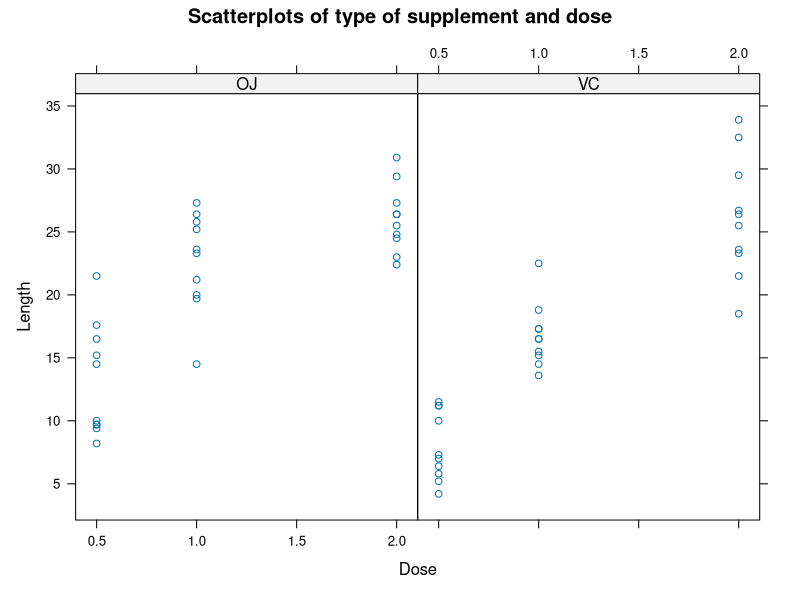
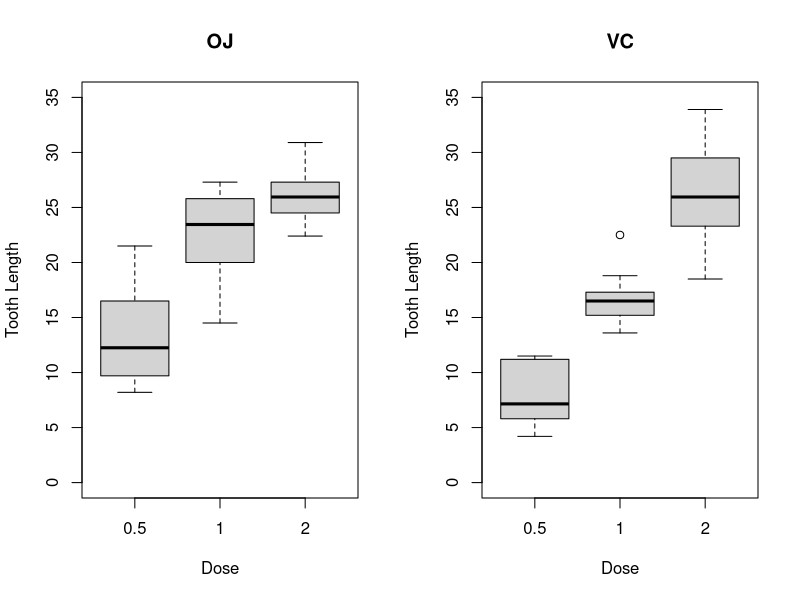

Generate these figures, in order, with R:
## ---- chunk 1
# Loading libraries
library(datasets)
library(lattice)

# Loading the data
data(ToothGrowth)
## ---- chunk 2
# Struture presentation
str(ToothGrowth)
## ---- chunk 3
# Number of rows
nrow(ToothGrowth)
## ---- chunk 4
# Head of the dataset
head(ToothGrowth)
## ---- chunk 5
# Tail of the dataset
tail(ToothGrowth)
## ---- chunk 6
# Summary
summary(ToothGrowth)
## ---- chunk 7
# Scatterplot
xyplot(len~dose|supp, ToothGrowth,
       main="Scatterplots of type of supplement and dose",
       ylab="Length", xlab="Dose")
## ---- chunk 8
# Separating the two diferent delivery methods
oj <- levels(ToothGrowth$supp)[1]
vc <- levels(ToothGrowth$supp)[2]

# Boxplot
par(mfrow = c(1, 2))
boxplot(len ~ dose, 
        ToothGrowth[ToothGrowth$supp == oj,], 
        main="OJ", 
        xlab="Dose", 
        ylab="Tooth Length", 
        ylim=range(0,35))
boxplot(len ~ dose, 
        ToothGrowth[ToothGrowth$supp == vc,], 
        main="VC", 
        xlab="Dose", 
        ylab="Tooth Length", 
        ylim=range(0,35))

# Summary from Orange Juice
summary(ToothGrowth[ToothGrowth$supp == oj,])

# Summary from Ascorbic Acid
summary(ToothGrowth[ToothGrowth$supp == vc,])
## ---- chunk 9
t.test(len ~ supp, ToothGrowth[ToothGrowth$dose == .5, ])
## ---- chunk 10
t.test(len ~ supp, ToothGrowth[ToothGrowth$dose == 1, ])
## ---- chunk 11
t.test(len ~ supp, ToothGrowth[ToothGrowth$dose == 2, ])
